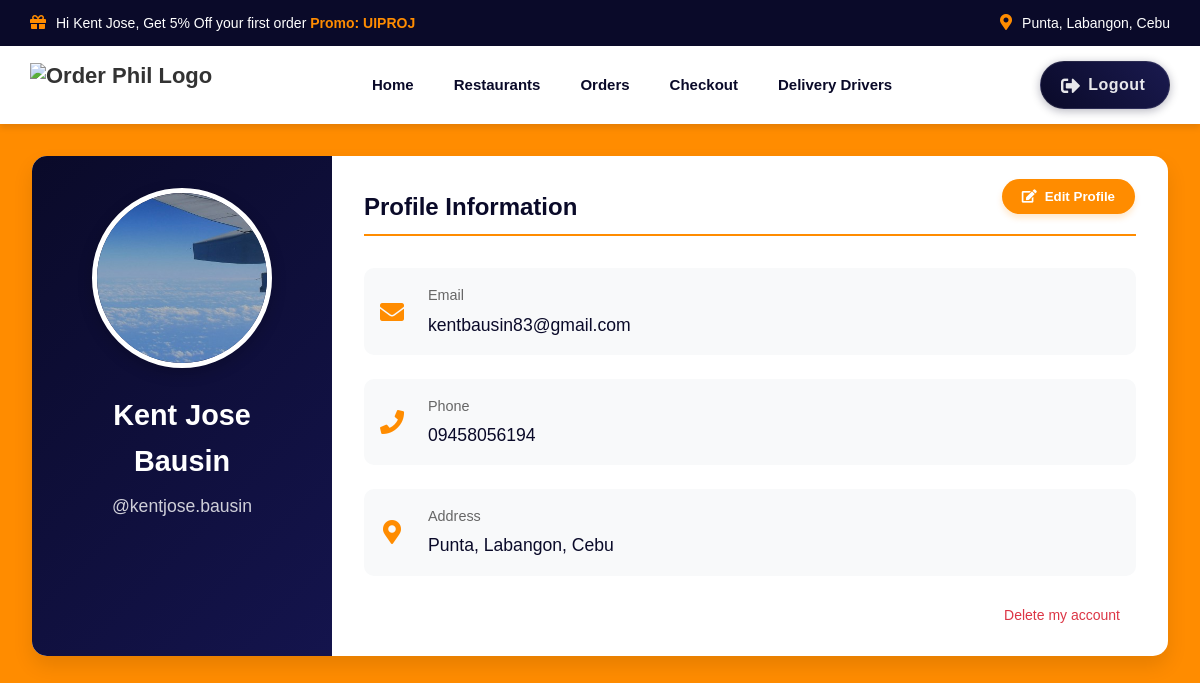
The page /Profile (signed in) on the database its author committed.
### myApp/models.py (models this page shows, shortened)
class Customer(models.Model):
    customer_id = models.CharField(max_length=50, primary_key=True)
    password = models.CharField(max_length=50)
    first_name = models.CharField(max_length= 100)
    last_name = models.CharField(max_length=100)
    email = models.EmailField(max_length=100)
    phone_number = models.CharField(max_length=11)
    address = models.CharField(max_length=100)
    user_type = models.CharField(max_length=100, null=True, blank=True)
    customer_image = models.ImageField(upload_to='menu_images/', null=True, blank=True)

### myApp/views.py (the view)
# urls.py: path("Profile", views.Profile, name="Profile"),
def Profile(request):
    customer = None
    if 'customer_id' in request.session:
        try:
            customer = Customer.objects.get(customer_id=request.session['customer_id'])
        except Customer.DoesNotExist:
            customer = None
    return render(request, "myApp/Profile.html", {'customer': customer})

### myApp/templates/myApp/Profile.html (shortened to what this page needs)
{% load static %}
<!DOCTYPE html>
<html lang="en">
<head>
    <link rel="stylesheet" href="https://cdnjs.cloudflare.com/ajax/libs/font-awesome/5.15.4/css/all.min.css">
</head>
<body>
    <div class="area">
        <ul class="circles">
        </ul>
        <header>
            <div class="promo-banner">
                {% if request.session.customer_id %}
                    {% with customer=customer %}
                        <p><i class="fas fa-gift promo-icon"></i>Hi {{ customer.first_name }}, Get 5% Off your first order <span class="highlight">Promo: UIPROJ</span></p>
                        <div class="location">
                            <p><i class="fas fa-map-marker-alt location-icon"></i>{{ customer.address }}</p>
                        </div>
                    {% endwith %}
                {% else %}
                    <p><i class="fas fa-gift promo-icon"></i>Get 5% Off your first order <span class="highlight">Promo: UIPROJ</span></p>
                    <div class="location">
                        <p><i class="fas fa-map-marker-alt location-icon"></i>Please log in to set your location.</p>
                    </div>
                {% endif %}
            </div>
            <nav>
                <div class="logo">
                    <img src="{% static 'img/Logo.png' %}" alt="Order Phil Logo" class="logo-img">
                </div>
                <ul class="nav-links">
                    <li><a href="{% url 'home' %}">Home</a></li>
                    <li><a href="{% url 'McDonalds' %}">Restaurants</a></li>
                    <li><a href="{% url 'Orders' %}">Orders</a></li>
                    <li><a href="{% url 'Checkout' %}">Checkout</a></li>
                    <li><a href="{% url 'Drivers' %}">Delivery Drivers</a></li>
                </ul>
                {% if request.session.customer_id %}
                    <a href="{% url 'logout' %}" class="profile-button">
                        <i class="fas fa-sign-out-alt"></i>
                        <span>Logout</span>
                    </a>
                {% else %}
                    <a href="{% url 'login' %}" class="auth-button">
                        <i class="fas fa-user auth-icon"></i>
                        Login/Signup
                    </a>
                {% endif %}
            </nav>
        </header>
        <main class="profile-container">
            {% if request.session.customer_id %}
                {% with customer=customer %}
                    <button class="edit-profile-btn" onclick="openEditModal()">
                        <i class="fas fa-edit"></i>
                        Edit Profile
                    </button>
                    <div class="profile-card">
                        <div class="profile-left">
                            <div class="profile-image-container">
                                {% if customer.customer_image %}
                                    <img src="{{ customer.customer_image.url }}" alt="Profile Picture" class="profile-image">
                                {% else %}
                                    <div class="profile-image-placeholder">
                                        <i class="fas fa-user"></i>
                                    </div>
                                {% endif %}
                            </div>
                            <h1 class="profile-name">{{ customer.first_name }} {{ customer.last_name }}</h1>
                            <p class="profile-username">@{{ customer.customer_id }}</p>
                        </div>
                        <div class="profile-right">
                            <h2 class="section-title">Profile Information</h2>
                            <div class="profile-details">
                                <div class="detail-item">
                                    <i class="fas fa-envelope"></i>
                                    <div class="detail-content">
                                        <span class="detail-label">Email</span>
                                        <span class="detail-value">{{ customer.email }}</span>
                                    </div>
                                </div>
                                <div class="detail-item">
                                    <i class="fas fa-phone"></i>
                                    <div class="detail-content">
                                        <span class="detail-label">Phone</span>
                                        <span class="detail-value">{{ customer.phone_number }}</span>
                                    </div>
                                </div>
                                <div class="detail-item">
                                    <i class="fas fa-map-marker-alt"></i>
                                    <div class="detail-content">
                                        <span class="detail-label">Address</span>
                                        <span class="detail-value">{{ customer.address }}</span>
                                    </div>
                                </div>
                            </div>
                            <a style="margin-bottom: -10px;" href="#" class="delete-account" onclick="openConfirmDeleteModal()">Delete my account</a>
                        </div>
                    </div>
                {% endwith %}
            {% endif %}
        </main>
    </div>
</body>
</html>

### myApp/templates/myApp/Profile.html (style rules this page uses)
* { margin: 0; padding: 0; box-sizing: border-box; }
html, body { font-family: Arial, sans-serif; line-height: 1.6; color: #333; height: 100vh; overflow: hidden; }
nav { display: flex; justify-content: space-between; align-items: center; padding: 15px 30px; background-color: white; box-shadow: 0 4px 6px rgba(10, 10, 41, 0.1); position: relative; z-index: 4000; }
.logo { display: flex; align-items: center; font-size: 22px; font-weight: bold; line-height: 1.2; }
.logo img { height: 45px; margin-right: 12px; transition: transform 0.3s ease; }
.nav-links { display: flex; list-style: none; margin: 0; padding: 0; }
.nav-links li { margin: 0 20px; }
.nav-links a { text-decoration: none; color: #0A0A29; font-weight: 600; font-size: 15px; transition: all 0.3s ease; position: relative; padding-bottom: 5px; }
.nav-links a:after { content: ''; position: absolute; width: 0; height: 2px; bottom: 0; left: 0; background-color: #ff8c00; transition: width 0.3s ease; }
.promo-icon { color: #ff8c00; margin-right: 10px; font-size: 16px; }
.location-icon { color: #ff8c00; margin-right: 10px; font-size: 16px; }
.highlight { color: #ff8c00; font-weight: 600; }
.promo-banner { position: relative; z-index: 3000; background-color: #0A0A29; color: white; display: flex; justify-content: space-between; align-items: center; padding: 12px 30px; font-size: 14px; box-shadow: 0 2px 4px rgba(0,0,0,0.1); }
.profile-container { position: relative; z-index: 2000; padding: 2rem; max-width: 1200px; margin: 0 auto; height: calc(100vh - 150px); }
.edit-profile-btn { position: absolute; top: 2.5rem; right: 2.5rem; background-color: #ff8c00; color: white; padding: 10px 20px; border: none; border-radius: 25px; cursor: pointer; font-weight: 600; display: flex; align-items: center; text-decoration: none; transition: all 0.3s ease; box-shadow: 0 4px 6px rgba(255, 140, 0, 0.2); margin-top: 15px; margin-right: 25px; z-index: 5000; }
.edit-profile-btn i { margin-right: 8px; }
.profile-card { background: white; border-radius: 15px; box-shadow: 0 10px 20px rgba(0, 0, 0, 0.1); display: flex; min-height: 500px; }
.profile-left { width: 300px; padding: 2rem; background: linear-gradient(135deg, #0A0A29 0%, #14144d 100%); border-radius: 15px 0 0 15px; text-align: center; color: white; }
.profile-image-container { width: 180px; height: 180px; margin: 0 auto 1.5rem; border-radius: 50%; border: 5px solid white; overflow: hidden; box-shadow: 0 5px 15px rgba(0, 0, 0, 0.2); }
.profile-image { width: 100%; height: 100%; object-fit: cover; }
.profile-name { font-size: 1.8rem; margin-bottom: 0.5rem; color: white; }
.profile-username { color: rgba(255, 255, 255, 0.8); font-size: 1.1rem; }
.profile-right { flex: 1; padding: 2rem; position: relative; }
.section-title { color: #0A0A29; font-size: 1.5rem; margin-bottom: 2rem; padding-bottom: 0.5rem; border-bottom: 2px solid #ff8c00; }
.profile-details { display: grid; gap: 1.5rem; }
.detail-item { display: flex; align-items: center; padding: 1rem; background: #f8f9fa; border-radius: 10px; transition: transform 0.2s ease; }
.detail-item i { font-size: 1.5rem; color: #ff8c00; margin-right: 1.5rem; width: 24px; text-align: center; }
.detail-content { flex: 1; }
.detail-label { display: block; font-size: 0.9rem; color: #666; margin-bottom: 0.2rem; }
.detail-value { font-size: 1.1rem; color: #0A0A29; font-weight: 500; }
.area { position: relative; z-index: 1000; background: #ff8c00; background: -webkit-linear-gradient(to left, #ff8c00, #ff8c00); width: 100%; height:100vh; }
.circles { position: absolute; top: 0; left: 0; width: 100%; height: 100%; overflow: hidden; }
.profile-button { width: 130px; background: linear-gradient(45deg, #0A0A29, #1a1a4f); color: white; padding: 10px 20px; border-radius: 25px; text-decoration: none; font-weight: 600; display: flex; align-items: center; gap: 8px; transition: all 0.3s ease; box-shadow: 0 2px 10px rgba(10, 10, 41, 0.3); border: 1px solid rgba(255, 255, 255, 0.1); }
.profile-button i { font-size: 1.2em; color: rgba(255, 255, 255, 0.9); }
.profile-button span { font-size: 1em; letter-spacing: 0.5px; color: rgba(255, 255, 255, 0.9); }
.delete-account { position: absolute; bottom: 2rem; right: 2rem; color: #dc3545; text-decoration: none; font-size: 14px; font-weight: 500; padding: 8px 16px; border-radius: 20px; transition: all 0.3s ease; cursor: pointer; }

### rows shown on the page
Customer: first_name "Kent Jose", address "Punta, Labangon, Cebu", customer_image (picture), last_name "Bausin", customer_id "kentjose.bausin", email "kentbausin83@gmail.com", phone_number "09458056194"
